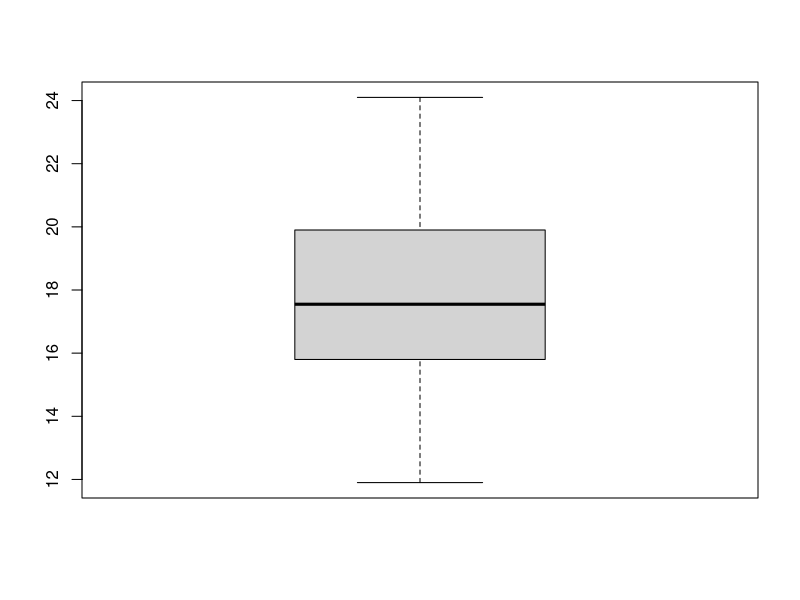
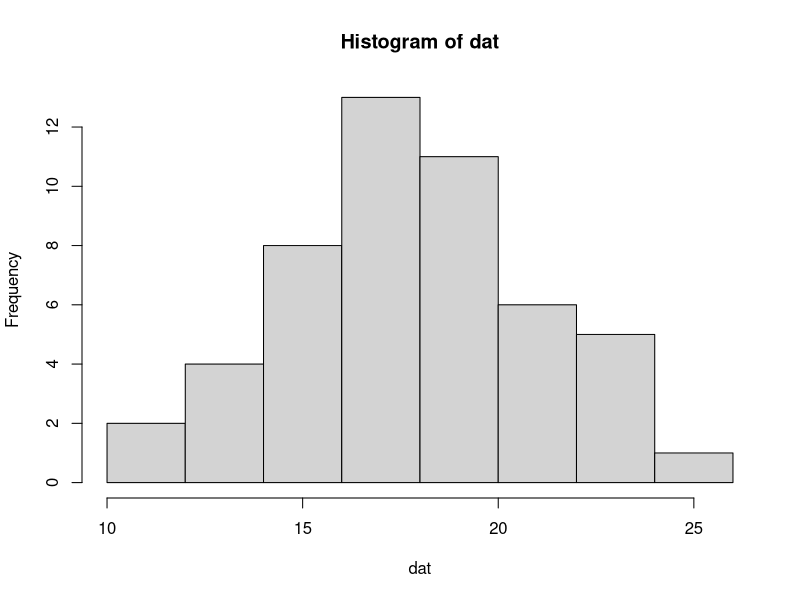

Recreate these plots in R, in order.
# Title     : TODO
# Objective : TODO
# Created by: seqre
# Created on: 02/05/2020

# Zad 4
dat <- c(17.2, 22.1, 18.5, 17.2, 18.6, 14.8, 21.7, 15.8, 16.3, 22.8, 24.1, 13.3, 16.2, 17.5, 19.0, 23.9, 14.8, 22.2,
         21.7, 20.7, 13.5, 15.8, 13.1, 16.1, 21.9, 23.9, 19.3, 12.0, 19.9, 19.4, 15.4, 16.7, 19.5, 16.2, 16.9, 17.1,
         20.2, 13.4, 19.8, 17.7, 19.7, 18.7, 17.6, 15.9, 15.2, 17.1, 15.0, 18.8, 21.6, 11.9)

# a)
meanData <- mean(dat)
varData <- var(dat)
sdData <- sd(dat)
cat("Average: ", meanData, "\n")
cat("Variance: ", varData, "\n")
cat("Standard deviation: ", sdData, "\n")

# b)
standardError <- sdData / sqrt(length(dat))
cat("Standard error: ", standardError, "\n")

# c)
summary(dat)
boxplot(dat)

# d)
iqrData <- IQR(dat)
cat("IQR: ", iqrData, "\n")

median <- median(dat)
isTooBig <- function(x) {
  ifelse(x < median - iqrData | median + iqrData < x, TRUE, FALSE)
}
bigValues <- Filter(isTooBig, dat)
cat("Outlier values: ", bigValues, "\n")

# e)
hist(dat)
# Histogram wspiera to stwierdzenie.
